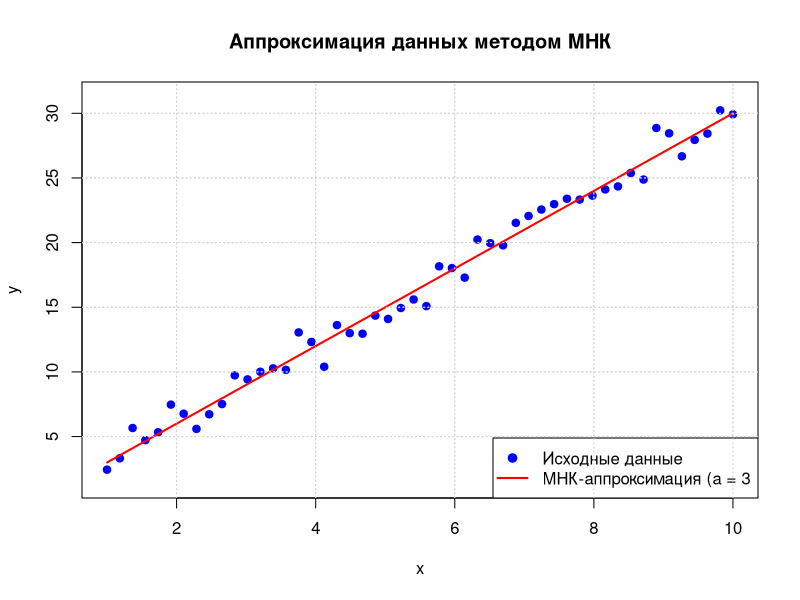

This chart was generated by the following R code:
# Метод наименьших квадратов (МНК)

# 1. Задаем массив аргументов x_data (50 чисел от 1 до 10)
x_data = seq(1, 10, length.out = 50)

# 2. Задаем массив шума (нормальное распределение)
set.seed(123) # для воспроизводимости
noise = rnorm(length(x_data), mean = 0, sd = 1)

# 3. Задаем массив значений y_data = 3*x_data + noise
y_data = 3 * x_data + noise

# 4. Строим точечный график данных
plot(x_data, y_data, 
     pch = 19, col = "blue",
     xlab = "x", ylab = "y",
     main = "Аппроксимация данных методом МНК",
     ylim = c(min(y_data)-1, max(y_data)+1))
grid()

# 5. Определяем функцию для аппроксимации (линейная)
f_LSM = function(x, a) { a * x }

# 6. Задаем массив возможных значений параметра a
a_values = seq(0, 5, by = 0.1)

# 7. Функция для вычисления суммы квадратов отклонений (SSE)
getSSE = function(x, y, f, a) { sum((y - f(x, a))^2) }

# 8. Функция для нахождения оптимального значения параметра a
optimal = function(x, y, f, a_values) {
  n = length(a_values)
  best_a = a_values[1]
  best_res = getSSE(x, y, f, best_a)
  
  for (i in 1:n) {
    current_a = a_values[i]
    current_res = getSSE(x, y, f, current_a)
    
    # lines(x_data, f_LSM(x_data, current_res), 
    #       col = "green", lwd = 2)
    
    if (current_res < best_res) {
      best_a = current_a
      best_res = current_res
    }
  }
  
  return(best_a)
}

# 9. Находим оптимальное значение параметра a
a_best = optimal(x_data, y_data, f_LSM, a_values)
cat("Оптимальное значение параметра a:", a_best, "\n")

# 10. Визуализация результатов
lines(x_data, f_LSM(x_data, a_best), 
      col = "red", lwd = 2)

# Добавляем легенду
legend("bottomright",
       legend = c("Исходные данные", 
                  paste("МНК-аппроксимация (a =", round(a_best, 2))),
       col = c("blue", "red"),
       pch = c(19, NA),
       lty = c(NA, 1),
       lwd = 2)
grid()
